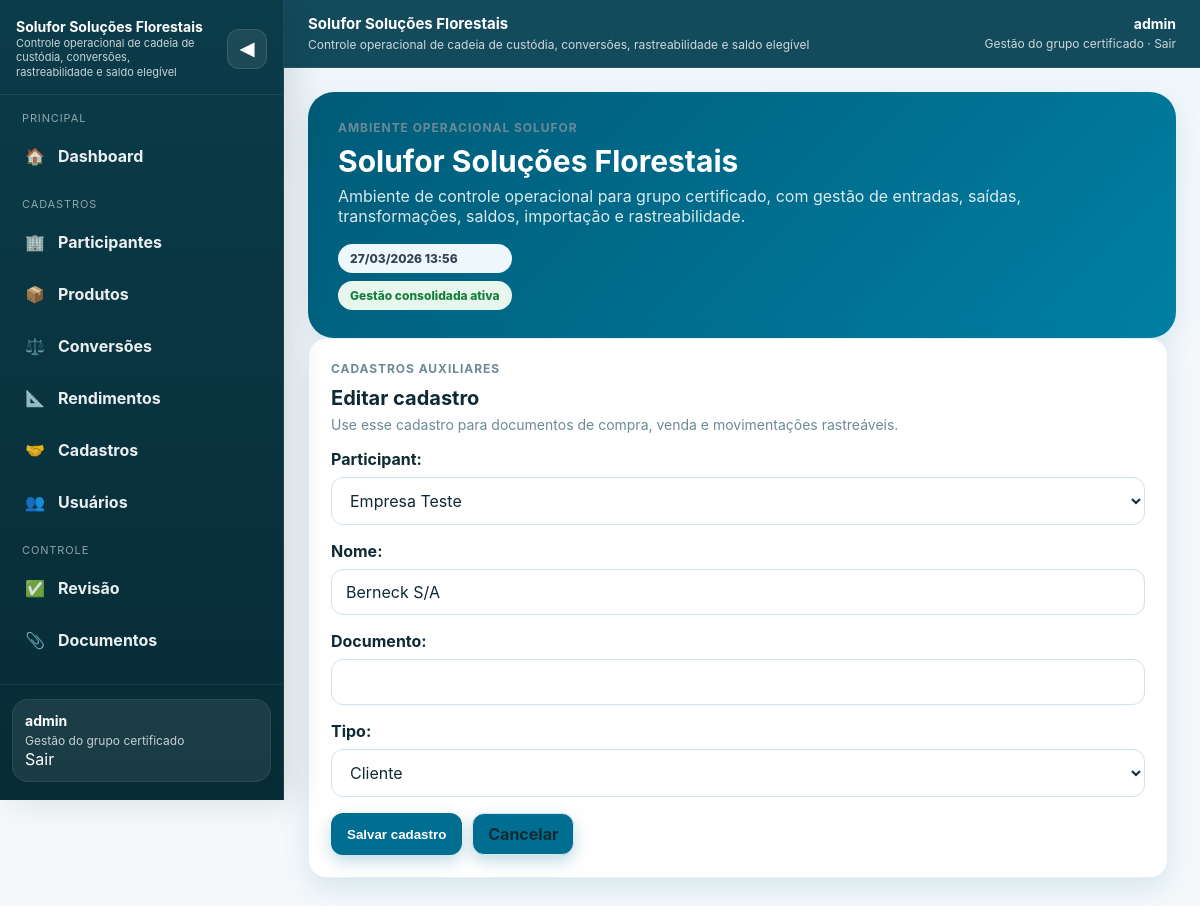
Screenshot of /catalog/counterparties/5/edit/ (signed in) with the database file from the repository.
### accounts/models.py (models this page shows, shortened)
class User(AbstractUser):
    ROLE_CHOICES = [
        ('manager', 'Gestor'),
        ('participant', 'Participante'),
        ('auditor', 'Auditor'),
    ]
    role = models.CharField(max_length=20, choices=ROLE_CHOICES, default='participant')
    organization = models.ForeignKey(
        'participants.Organization',
        on_delete=models.SET_NULL,
        null=True,
        blank=True,
        related_name='users',
    )
    participant = models.ForeignKey(
        'participants.Participant',
        on_delete=models.SET_NULL,
        null=True,
        blank=True,
        related_name='users',
    )
    must_change_password = models.BooleanField(default=False)
    @property
    def is_manager(self):
        return self.role == 'manager' or self.is_superuser
    @property
    def is_auditor(self):
        return self.role == 'auditor'
    @property
    def is_participant_user(self):
        return self.role == 'participant'
    @property
    def current_organization(self):
        if self.participant_id and self.participant:
            return self.participant.organization
        return self.organization

### catalog/models.py (models this page shows, shortened)
class Counterparty(models.Model):
    TYPE_CHOICES = [
        ('supplier', 'Fornecedor'),
        ('customer', 'Cliente'),
        ('both', 'Ambos'),
    ]
    participant = models.ForeignKey(
        'participants.Participant', on_delete=models.CASCADE,
        null=True, blank=True, related_name='counterparties'
    )
    name = models.CharField('Nome', max_length=255)
    document_id = models.CharField('Documento', max_length=30, blank=True)
    type = models.CharField('Tipo', max_length=20, choices=TYPE_CHOICES, default='both')
    class Meta:
        ordering = ['name']

### catalog/views.py (the view, shortened to what this page needs)
# urls.py: path('counterparties/<int:pk>/edit/', CounterpartyUpdateView.as_view(), name='counterparty_update'),
class CounterpartyUpdateView(ManagerRequiredMixin, UpdateView):
    model = Counterparty; form_class = CounterpartyForm; template_name = 'catalog/counterparty_form.html'; success_url = reverse_lazy('counterparty_list')
    def get_queryset(self):
        org = getattr(self.request.user, 'current_organization', None)
        return Counterparty.objects.select_related('participant').filter(participant__organization=org) if org else Counterparty.objects.none()
    def get_form(self, form_class=None):
        form = super().get_form(form_class); org = getattr(self.request.user, 'current_organization', None)
        if 'participant' in form.fields: form.fields['participant'].queryset = form.fields['participant'].queryset.filter(organization=org)
        return form

### catalog/forms.py
class CounterpartyForm(forms.ModelForm):
    class Meta:
        model = Counterparty
        fields = ['participant', 'name', 'document_id', 'type']

### catalog/views.py (called while the page is built)
    def test_func(self):
        return self.request.user.is_manager

### participants/models.py (called while the page is built)
    def __str__(self):
        return self.trade_name or self.legal_name

### templates/catalog/counterparty_form.html
{% extends "base.html" %}
{% block content %}
<div class="card" style="max-width: 860px;"><div class="card-header"><div><div class="kicker">Cadastros auxiliares</div><h2 class="card-title">{% if form.instance.pk %}Editar cadastro{% else %}Novo cliente ou fornecedor{% endif %}</h2><p class="card-subtitle">Use esse cadastro para documentos de compra, venda e movimentações rastreáveis.</p></div></div><form method="post">{% csrf_token %}{{ form.as_p }}<div class="actions"><button class="btn" type="submit">Salvar cadastro</button><a class="btn secondary" href="/catalog/counterparties/">Cancelar</a></div></form></div>
{% endblock %}

### templates/base.html (shortened to what this page needs)
<!DOCTYPE html>
<html lang="pt-br">
<head>
</head>
<body>
<div class="app-shell">
  {% if user.is_authenticated %}
  <aside id="sidebar" class="sidebar">
    <div class="sidebar-inner">
      <div class="sidebar-header">
        <a class="sidebar-brand" href="/">
          <span class="brand-copy">
            <strong>Solufor Soluções Florestais</strong>
            <span>Controle operacional de cadeia de custódia, conversões, rastreabilidade e saldo elegível</span>
          </span>
        </a>
        <button id="sidebarToggle" class="sidebar-toggle" type="button" aria-label="Colapsar menu"><span class="sidebar-toggle-text">◀</span></button>
      </div>
      <div class="sidebar-body">
        <div class="sidebar-section">
          <div class="sidebar-label">Principal</div>
          <nav class="sidebar-nav">
            <a class="sidebar-link {% if request.path == '/' %}is-active{% endif %}" href="/"><span class="sidebar-icon">🏠</span><span class="sidebar-link-text">Dashboard</span></a>
          </nav>
        </div>
        {% if user.is_participant_user %}
        <div class="sidebar-section">
          <div class="sidebar-label">Operação</div>
          <nav class="sidebar-nav">
            <a class="sidebar-link {% if '/transactions/entries/' in request.path %}is-active{% endif %}" href="/transactions/entries/"><span class="sidebar-icon">📥</span><span class="sidebar-link-text">Entradas</span></a>
            <a class="sidebar-link {% if '/transactions/sales/' in request.path %}is-active{% endif %}" href="/transactions/sales/"><span class="sidebar-icon">📤</span><span class="sidebar-link-text">Saídas</span></a>
            <a class="sidebar-link {% if '/transactions/transformations/' in request.path %}is-active{% endif %}" href="/transactions/transformations/"><span class="sidebar-icon">🪵</span><span class="sidebar-link-text">Transformações</span></a>
            <a class="sidebar-link {% if '/compliance/' in request.path %}is-active{% endif %}" href="/compliance/"><span class="sidebar-icon">🗓️</span><span class="sidebar-link-text">Fechamentos</span></a>
            <a class="sidebar-link {% if '/transactions/documents/' in request.path %}is-active{% endif %}" href="/transactions/documents/"><span class="sidebar-icon">📎</span><span class="sidebar-link-text">Documentos</span></a>
            <a class="sidebar-link {% if '/reports/import/' in request.path %}is-active{% endif %}" href="/reports/import/"><span class="sidebar-icon">📊</span><span class="sidebar-link-text">Importar planilha</span></a>
          </nav>
        </div>
        {% elif user.is_manager %}
        <div class="sidebar-section">
          <div class="sidebar-label">Cadastros</div>
          <nav class="sidebar-nav">
            <a class="sidebar-link {% if '/participants/' in request.path %}is-active{% endif %}" href="/participants/"><span class="sidebar-icon">🏢</span><span class="sidebar-link-text">Participantes</span></a>
            <a class="sidebar-link {% if '/catalog/products/' in request.path %}is-active{% endif %}" href="/catalog/products/"><span class="sidebar-icon">📦</span><span class="sidebar-link-text">Produtos</span></a>
            <a class="sidebar-link {% if '/catalog/conversions/' in request.path %}is-active{% endif %}" href="/catalog/conversions/"><span class="sidebar-icon">⚖️</span><span class="sidebar-link-text">Conversões</span></a>
            <a class="sidebar-link " href="/catalog/transformation-rules/"><span class="sidebar-icon">📐</span><span class="sidebar-link-text">Rendimentos</span></a>
            <a class="sidebar-link {% if '/catalog/counterparties/' in request.path %}is-active{% endif %}" href="/catalog/counterparties/"><span class="sidebar-icon">🤝</span><span class="sidebar-link-text">Cadastros</span></a>
            <a class="sidebar-link {% if '/users/' in request.path %}is-active{% endif %}" href="/users/"><span class="sidebar-icon">👥</span><span class="sidebar-link-text">Usuários</span></a>
          </nav>
        </div>
        <div class="sidebar-section">
          <div class="sidebar-label">Controle</div>
          <nav class="sidebar-nav">
            <a class="sidebar-link " href="/transactions/manager/review/entries/"><span class="sidebar-icon">✅</span><span class="sidebar-link-text">Revisão</span></a>
            <a class="sidebar-link {% if '/transactions/documents/' in request.path %}is-active{% endif %}" href="/transactions/documents/"><span class="sidebar-icon">📎</span><span class="sidebar-link-text">Documentos</span></a>
            <a class="sidebar-link {% if '/reports/traceability/' in request.path %}is-active{% endif %}" href="/reports/traceability/"><span class="sidebar-icon">🔎</span><span class="sidebar-link-text">Rastreabilidade</span></a>
          </nav>
        </div>
        {% endif %}
      </div>
      <div class="sidebar-footer">
        <div class="sidebar-user">
          <strong>{{ user.username }}</strong>
          <span>{% if user.is_manager %}Gestão do grupo certificado{% elif user.is_auditor %}Consulta e auditoria{% else %}Operação do participante{% endif %}</span><br>
          <form method="post" action="{% url 'logout' %}" style="display:inline;">
 	     <button type="submit" class="logout-btn">Sair</button>
	  </form>
        </div>
      </div>
    </div>
  </aside>
  {% endif %}
  <div class="content-shell">
    <header class="topbar">
      <div class="topbar-inner">
        <div class="topbar-title">
          <span class="topbar-copy">
            <strong>Solufor Soluções Florestais</strong>
            <span>Controle operacional de cadeia de custódia, conversões, rastreabilidade e saldo elegível</span>
          </span>
        </div>
        {% if user.is_authenticated %}
        <div class="userbox">
          <strong>{{ user.username }}</strong>
          <span>
            {% if user.is_manager %}Gestão do grupo certificado{% elif user.is_auditor %}Consulta e auditoria{% else %}Operação do participante{% endif %}
            ·
<form method="post" action="{% url 'logout' %}" style="display:inline;">
  <button type="submit" class="logout-btn">Sair</button>
</form>
          </span>
        </div>
        {% else %}
        <div class="userbox">
          <strong>Acesso ao sistema</strong>
          <span><a href="/login/">Entrar</a></span>
        </div>
        {% endif %}
      </div>
    </header>
    <main class="page">
      {% if user.is_authenticated %}
      <section class="hero">
        <div>
          <div class="kicker">Ambiente operacional Solufor</div>
          <h1>{% block hero_title %}Solufor Soluções Florestais{% endblock %}</h1>
          <p>{% block hero_text %}Ambiente de controle operacional para grupo certificado, com gestão de entradas, saídas, transformações, saldos, importação e rastreabilidade.{% endblock %}</p>
        </div>
        <div class="stack">
          {% block hero_side %}
          <span class="badge neutral">{% now "d/m/Y H:i" %}</span>
          {% if user.is_manager %}
            <span class="badge success">Gestão consolidada ativa</span>
          {% elif user.is_auditor %}
            <span class="badge warning">Ambiente de consulta</span>
          {% else %}
            <span class="badge success">Lançamentos operacionais liberados</span>
          {% endif %}
          {% endblock %}
        </div>
      </section>
      {% endif %}
      {% block content %}{% endblock %}
    </main>
  </div>
</div>
</body>
</html>

### rows the page displays
User: username "admin"
Counterparty: participant "Empresa Teste", name "Berneck S/A", type "Cliente"
